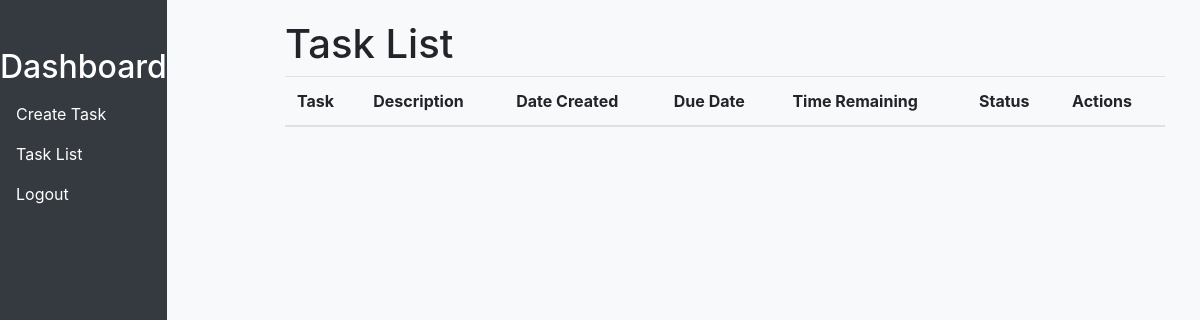
Before: /task_list_view/ with the older database file.
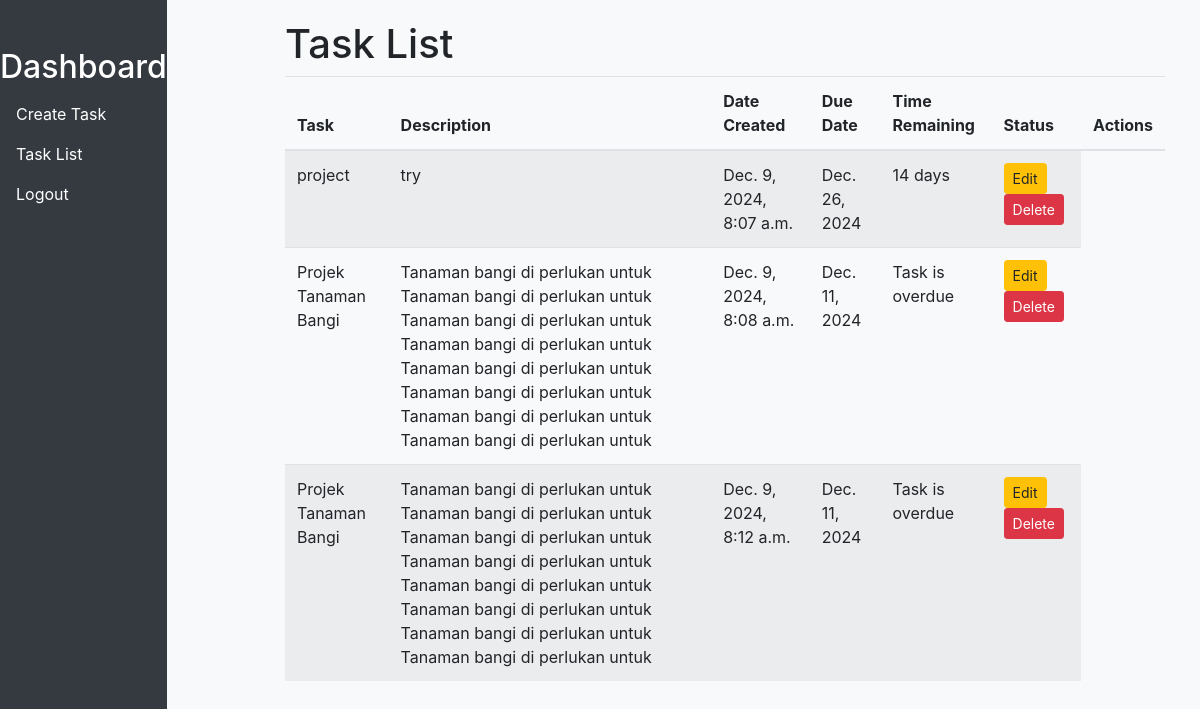
After: the same page with the newer database file.
### myapp/models.py (models this page shows, shortened)
class Task(models.Model):
    TaskName = models.CharField(max_length=100)
    Description = models.TextField()
    DueDate = models.DateField()
    date_created = models.DateTimeField(auto_now_add=True)
    @property
    def time_remaining(self):
        if self.DueDate:
            due_date = timezone.datetime.combine(self.DueDate, timezone.datetime.min.time())
            due_date = timezone.make_aware(due_date)  # Make the due_date timezone-aware
        return due_date - timezone.now()  # Now both are aware

### myapp/views.py (the view)
# urls.py: path('task_list_view/',task_list_view,name='task_list_view'),
def task_list_view(request):
    tasks = Task.objects.all()  # Get all tasks
    return render(request, 'task_list_view.html', {'tasks': tasks})

### myapp/templates/task_list_view.html (shortened to what this page needs)
{% extends 'dashboard.html' %}
{% block content %}
<h1>Task List</h1>
<table class="table table-striped">
    <thead>
        <tr>
            <th>Task</th>
            <th>Description</th>
            <th>Date Created</th>
            <th>Due Date</th>
            <th>Time Remaining</th>
            <th>Status</th>
            <th>Actions</th>
        </tr>
    </thead>
    <tbody>
        {% for task in tasks %}
        <tr>
            <td>{{ task.TaskName }}</td>
            <td>{{ task.Description }}</td>
            <td>{{ task.date_created }}</td>
            <td>{{ task.DueDate }}</td>
            <td>
                {% if task.time_remaining %}
                {% if task.time_remaining.days >= 0 %}
                {{ task.time_remaining.days }} days
                {% else %}
                Task is overdue
                {% endif %}
                {% else %}
                Due date not set
                {% endif %}
            </td>
            <td>
                <a href="{% url 'edit_task_view' task.id %}" class="btn btn-warning btn-sm">Edit</a>
                <a href="#" class="btn btn-danger btn-sm">Delete</a>
            </td>
        </tr>
        {% endfor %}
    </tbody>
</table>
{% endblock %}

### myapp/templates/dashboard.html (shortened to what this page needs)
<!DOCTYPE html>
<html lang="en">
<head>
    <link href="https://stackpath.bootstrapcdn.com/bootstrap/4.5.2/css/bootstrap.min.css" rel="stylesheet">
</head>
<body>
<nav class="sidebar">
    <h2 class="text-white text-center">Dashboard</h2>
    <ul class="nav flex-column">
        <li class="nav-item">
            <a class="nav-link" href="{% url 'create_task_view' %}">Create Task</a>
        </li>
        <li class="nav-item">
            <a class="nav-link" href="{% url 'task_list_view' %}">Task List</a>
        </li>
        <li class="nav-item">
            <a class="nav-link" href="#">Logout</a>
        </li>
    </ul>
</nav>
<div class="main-content">
    <div class="container">
        {% block content %}
        {% endblock %}
    </div>
</div>
</body>
</html>

### myapp/templates/dashboard.html (style rules this page uses)
body { background-color: #f8f9fa; }
.sidebar { height: 100vh; position: fixed; top: 0; left: 0; z-index: 100; padding: 48px 0 0; background-color: #343a40; }
.sidebar a { color: white; }
.main-content { margin-left: 250px; padding: 20px; }

Changed rows visible on the page:
added Task: TaskName "project", Description "try", date_created "Dec. 9, 2024, 8:07 a.m.", DueDate "Dec. 26, 2024", time_remaining.days "14"
added Task: TaskName "Projek Tanaman Bangi", Description "Tanaman bangi di perlukan untuk Tanaman bangi di perlukan untuk Tanaman bangi di perlukan untuk Tanaman bangi di perlukan untuk Tanaman bangi di perlukan untuk Tanaman bangi di perlukan untuk Tanaman bangi di perlukan untuk Tanaman bangi di perlukan untuk", date_created "Dec. 9, 2024, 8:08 a.m.", DueDate "Dec. 11, 2024", shows "Task is overdue"
added Task: TaskName "Projek Tanaman Bangi", Description "Tanaman bangi di perlukan untuk Tanaman bangi di perlukan untuk Tanaman bangi di perlukan untuk Tanaman bangi di perlukan untuk Tanaman bangi di perlukan untuk Tanaman bangi di perlukan untuk Tanaman bangi di perlukan untuk Tanaman bangi di perlukan untuk", date_created "Dec. 9, 2024, 8:12 a.m.", DueDate "Dec. 11, 2024", shows "Task is overdue"
